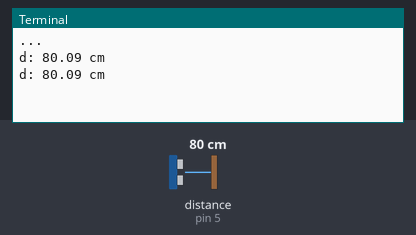
Bench run of a program on a simulated Raspberry Pi (header pin numbers). Parts: the last lines printed to the terminal. Inputs (shaded band) come from the test bench; at power-on: distance to the obstacle (sensor on pin 5) 80 cm. The echo pulse lasts 58.3 µs per cm; the clock reads 2024-03-15 10:24:30 at power-on unless the program sets it.

Above: at 1.2 s.
1.3 s: distance to the obstacle (sensor on pin 5) set to 2 cm
At 2.1 s:
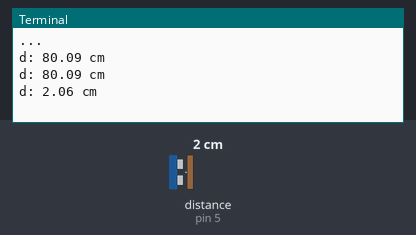
2.8 s: distance to the obstacle (sensor on pin 5) set to 4 cm
At 3.6 s:
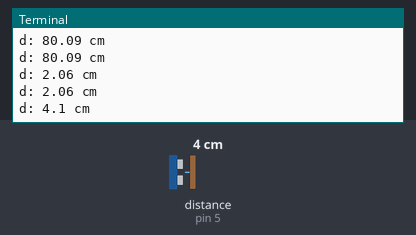
Timing chart, 0 to 5.8 s (numbered marks = the images above; inputs shaded):
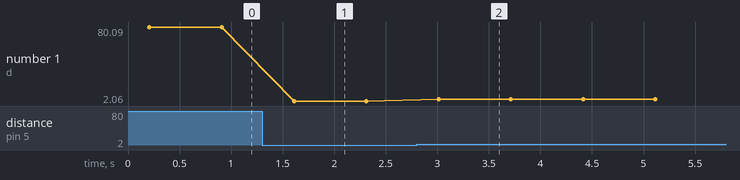

The program:

ultrasonic_sensor_ouptput_display.py
```python
import RPi.GPIO as io
import time
from time import sleep

io.setwarnings(False)

io.setmode(io.BOARD)

TRIG=3
ECHO=5

io.setup(TRIG,io.OUT)
io.setup(ECHO,io.IN)

print "..."

while True:
    io.output(TRIG,False)
    sleep(0.2)

    io.output(TRIG,True)
    sleep(0.00001)

    io.output(TRIG,False)


    while io.input(ECHO)==0:
        pulse_start=time.time()


    while io.input(ECHO)==1:
        pulse_end=time.time()

    t=pulse_end-pulse_start

    d= t * 17150

    d= round(d, 2)

    print "d:",d,"cm"
    sleep(0.5)
```

Measured:
- after the input at 1.3 s, the terminal: prints a new line after 0.31 s (image 1)
- after the input at 2.8 s, the terminal: prints a new line after 0.21 s (image 2)
- plotted number 1: 80.09 → 2.06 after the input at 1.3 s, 2.06 → 4.1 after the input at 2.8 s
